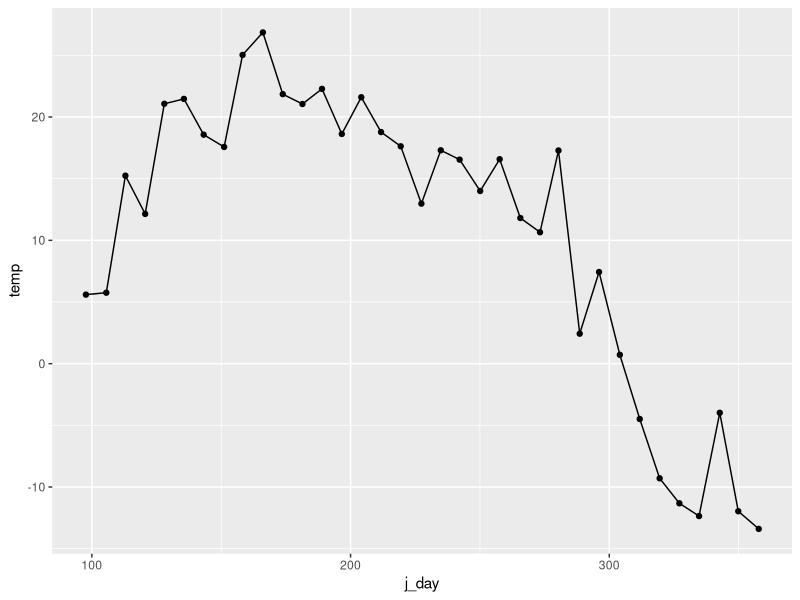
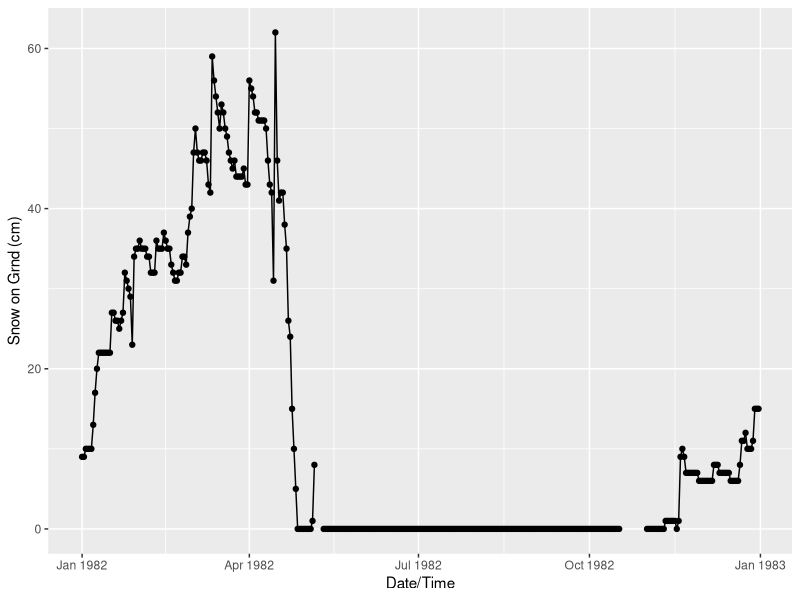

Here is the R script that generated these plots, in order:
library(tidyverse)

# digitize Figure 2 from Drew and Samuel 1986
# which is mean weekly max/min temperatures in three habitats
# in Alberta, 1982 and 1983, for months April - December

# we could then fill in the remaining months (January - March)
# using climate normals data?

# grassland weekly max temp data from fig 5
weekly_max_temp <- read_csv("data-raw/winter_tick/drew_samuel_1986_fig5_grassland_digitized.csv")

weekly_max_temp %>%
  ggplot(aes(x = j_day, y = temp)) +
  geom_point() +
  geom_line()

# get it into the form we need for predictors.csv
# which has columns: pred, pred_subcategory, j_day, value

# actually, we can get similar data as with figure and more from this site
# https://climate.weather.gc.ca/climate_data/daily_data_e.html?hlyRange=1994-02-01%7C2022-01-12&dlyRange=1981-11-01%7C2022-01-12&mlyRange=1981-01-01%7C2007-11-01&StationID=1873&Prov=AB&urlExtension=_e.html&searchType=stnName&optLimit=yearRange&StartYear=1840&EndYear=2022&selRowPerPage=25&Line=0&searchMethod=contains&Month=1&Day=12&txtStationName=elk+island&timeframe=2&Year=1982

daily_weather <- read_csv("data-raw/winter_tick/en_climate_daily_AB_3012275_1982_P1D.csv")
daily_weather %>%
  ggplot(aes(
    x = `Date/Time`,
    y = `Snow on Grnd (cm)`
  )) +
  geom_point() +
  geom_line()

# other potentially useful climate vars are wind, min/max temp, snowfall...

predictors <- daily_weather %>%
  mutate(j_day = 1:365) %>%
  rename(max_temp = `Max Temp (°C)`, snow_cover = `Snow on Grnd (cm)`) %>%
  pivot_longer(
    cols = c(max_temp, snow_cover),
    values_to = "value", names_to = "pred"
  ) %>%
  mutate(
    pred_subcategory = NA,
    value = ifelse(is.na(value), 0, value)
  ) %>%
  select(pred, pred_subcategory, j_day, value)

# repeat for more years
years <- 11
accumulate <- predictors
for (i in 1:(years - 1)) {
  accumulate <- bind_rows(accumulate, predictors)
}
days <- seq_len(nrow(accumulate) / 2)
days <- c(days, days) %>% sort()
accumulate$j_day <- days

# add a row for host density
accumulate <- rbind(
  list("host_den", "moose", NA, 0.18), accumulate
)

write_csv(accumulate, "data-raw/winter_tick/predictors.csv")
